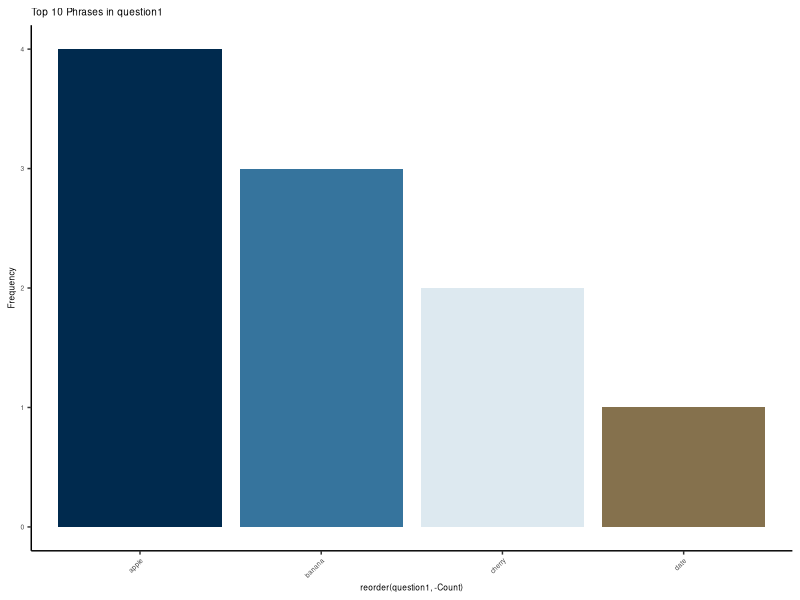
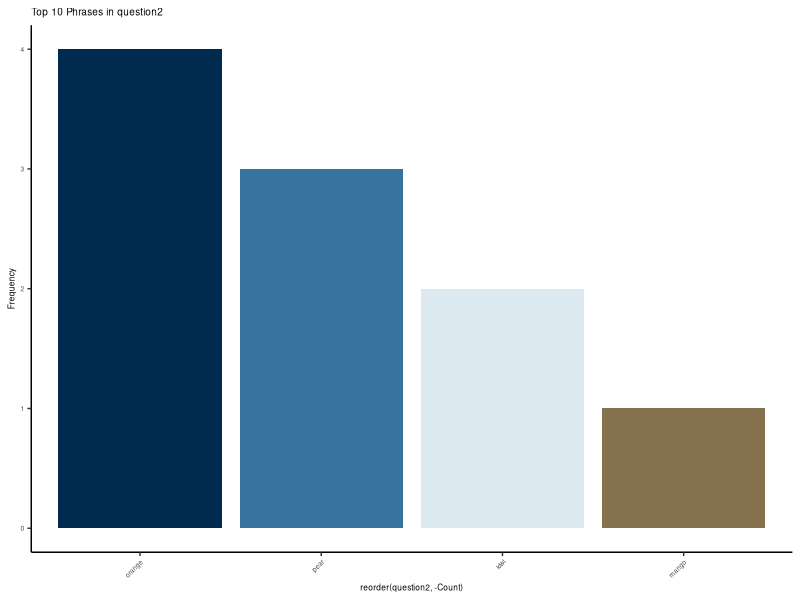
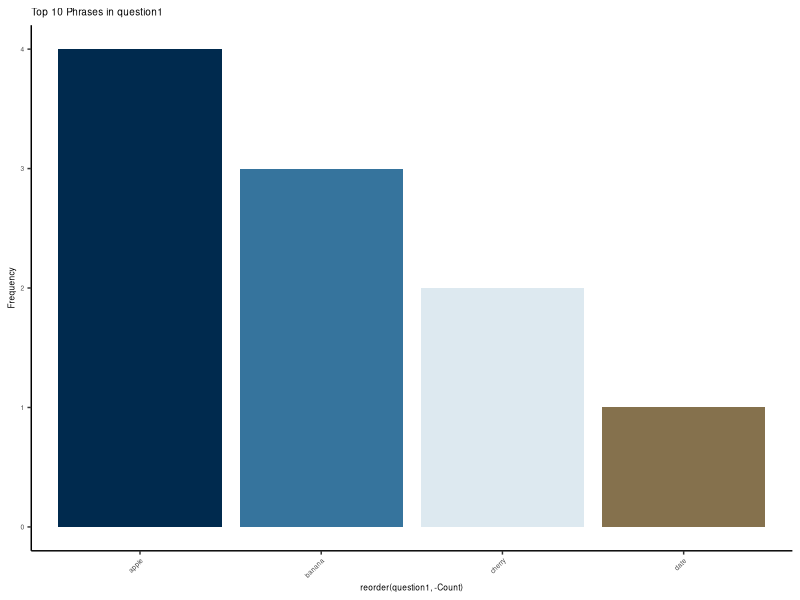
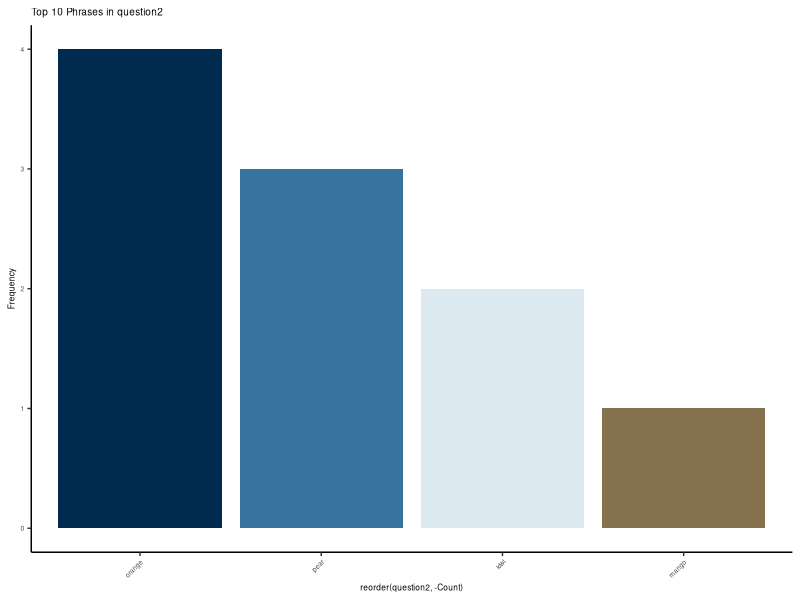

Recreate these plots in R, in order.
library(ggplot2)
library(dplyr)

# Create a sample custom color palette
custom_palette <- c("#002A4E", "#36749D", "#DDE9F0", "#85714D", "#000000", "#004F51", "#95174C", "#FAF9F6")

# Function to plot the frequency of the top 10 phrases
plot_top_phrases <- function(dataframe, column_name, plot_name = "top_phrases_plot.png") {
  # Check if the input dataframe and column_name are valid
  if (!is.data.frame(dataframe) || !is.character(column_name) || !column_name %in% names(dataframe)) {
    stop("Invalid input dataframe or column_name.")
  }
  
  # Group and count the phrases in the specified column
  phrase_counts <- dataframe %>%
    group_by(!!sym(column_name)) %>%
    summarize(Count = n()) %>%
    arrange(desc(Count)) %>%
    slice_head(n = 10)
  
  # Determine the number of unique phrases
  num_unique_phrases <- nrow(phrase_counts)
  
  # Create a fill column to assign unique colors from the custom palette
  phrase_counts$Fill <- rep(custom_palette, length.out = num_unique_phrases)
  
  # Create a ggplot bar chart
  p <- ggplot(phrase_counts, aes(x = reorder(!!sym(column_name), -Count), y = Count, fill = Fill)) +
    geom_bar(stat = "identity") +
    labs(title = paste("Top 10 Phrases in", column_name), y = "Frequency") +
    scale_fill_identity() + # Use the assigned colors
    theme_bw() +
    theme(
      panel.grid.major = element_blank(),
      panel.grid.minor = element_blank(),
      panel.border = element_blank(),
      axis.line = element_line(),
      text = element_text(size = 6, family = 'sans'),
      legend.title = element_blank(),
      legend.position = "none",
      axis.text.x = element_text(angle = 45, vjust = 1, hjust = 1)
    )
  
  # Save the plot as a PNG file
  ggsave(filename = plot_name, plot = p, width = 10, height = 4.5, dpi = 300)
  
  # Display the plot
  print(p)
}

generate_multiple_phrase_barcharts <- function(dataframe) {
  for (column_name in names(dataframe)) {
    if (is.character(dataframe[[column_name]])) {
      plot_name <- paste0(column_name, "_phrases_barchart.png")
      plot_top_phrases(dataframe, column_name, plot_name)
    } else {
      message("Column '", column_name, "' is not a text column. Skipping this column.")
    }
  }
}

# Create a sample dataframe
sample_data <- data.frame(
  ID = 1:10,
  question1 = c("apple", "banana", "apple", "cherry", "banana", "apple", "banana", "cherry", "date", "apple"),
  question2 = c("orange", "pear", "orange", "kiwi", "pear", "orange", "pear", "kiwi", "mango", "orange"),
  numeric_column = c(1, 2, 3, 4, 5, 6, 7, 8, 9, 10)
)

# Generate multiple phrase barcharts
generate_multiple_phrase_barcharts(sample_data)